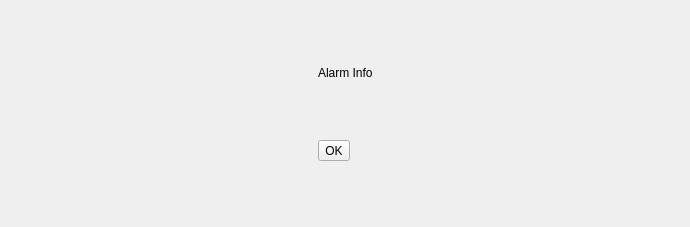
<?xml version="1.0" encoding="UTF-8"?>
<ui version="4.0">
 <class>ICAlarmDescriptionDialog</class>
 <widget class="QDialog" name="ICAlarmDescriptionDialog">
  <property name="geometry">
   <rect>
    <x>0</x>
    <y>0</y>
    <width>690</width>
    <height>227</height>
   </rect>
  </property>
  <property name="windowTitle">
   <string>Dialog</string>
  </property>
  <layout class="QGridLayout" name="gridLayout">
   <item row="0" column="1">
    <spacer name="verticalSpacer_2">
     <property name="orientation">
      <enum>Qt::Vertical</enum>
     </property>
     <property name="sizeHint" stdset="0">
      <size>
       <width>20</width>
       <height>47</height>
      </size>
     </property>
    </spacer>
   </item>
   <item row="1" column="1">
    <widget class="QLabel" name="alarmInfoLabel">
     <property name="text">
      <string>Alarm Info</string>
     </property>
    </widget>
   </item>
   <item row="2" column="1">
    <spacer name="verticalSpacer">
     <property name="orientation">
      <enum>Qt::Vertical</enum>
     </property>
     <property name="sizeHint" stdset="0">
      <size>
       <width>20</width>
       <height>47</height>
      </size>
     </property>
    </spacer>
   </item>
   <item row="3" column="0">
    <spacer name="horizontalSpacer">
     <property name="orientation">
      <enum>Qt::Horizontal</enum>
     </property>
     <property name="sizeHint" stdset="0">
      <size>
       <width>297</width>
       <height>20</height>
      </size>
     </property>
    </spacer>
   </item>
   <item row="3" column="1">
    <widget class="QToolButton" name="okToolButton">
     <property name="text">
      <string>OK</string>
     </property>
    </widget>
   </item>
   <item row="3" column="2">
    <spacer name="horizontalSpacer_2">
     <property name="orientation">
      <enum>Qt::Horizontal</enum>
     </property>
     <property name="sizeHint" stdset="0">
      <size>
       <width>297</width>
       <height>20</height>
      </size>
     </property>
    </spacer>
   </item>
   <item row="4" column="1">
    <spacer name="verticalSpacer_3">
     <property name="orientation">
      <enum>Qt::Vertical</enum>
     </property>
     <property name="sizeHint" stdset="0">
      <size>
       <width>20</width>
       <height>47</height>
      </size>
     </property>
    </spacer>
   </item>
  </layout>
 </widget>
 <resources/>
 <connections/>
</ui>
